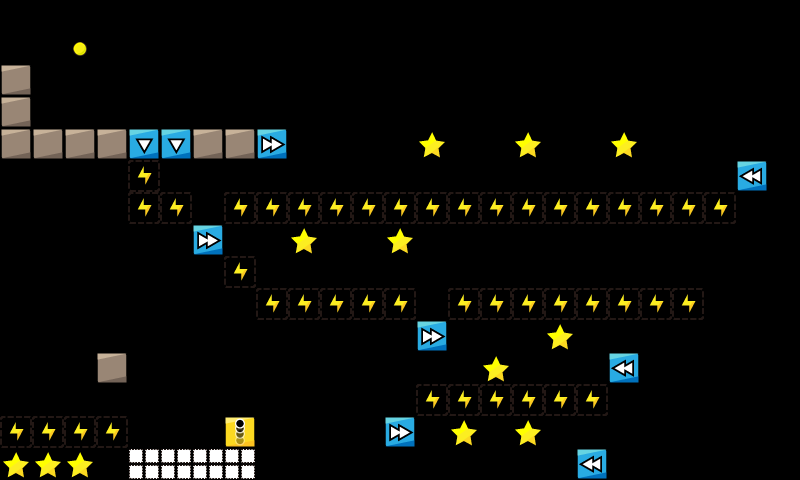

This game map was drawn from its Tiled (.tmx) file and the tilesets committed beside it. A one-line description and the trimmed map source follow:
An orthogonal 25x15 tile map with 32x32 px tiles, 1 tile layer (map).

<map version="1.2" tiledversion="1.2.3" orientation="orthogonal" renderorder="right-down" width="25" height="15" tilewidth="32" tileheight="32" infinite="0" nextlayerid="2" nextobjectid="1">
 <tileset firstgid="1" name="map_tiles" tilewidth="32" tileheight="32" tilecount="225" columns="15">
  <image source="../../img/map_tiles.png" width="480" height="480" />
 </tileset>
 <layer id="1" name="map" width="25" height="15">
  <data>[375 cells, 79 non-empty, 9 distinct tile ids]</data>
 </layer>
</map>
